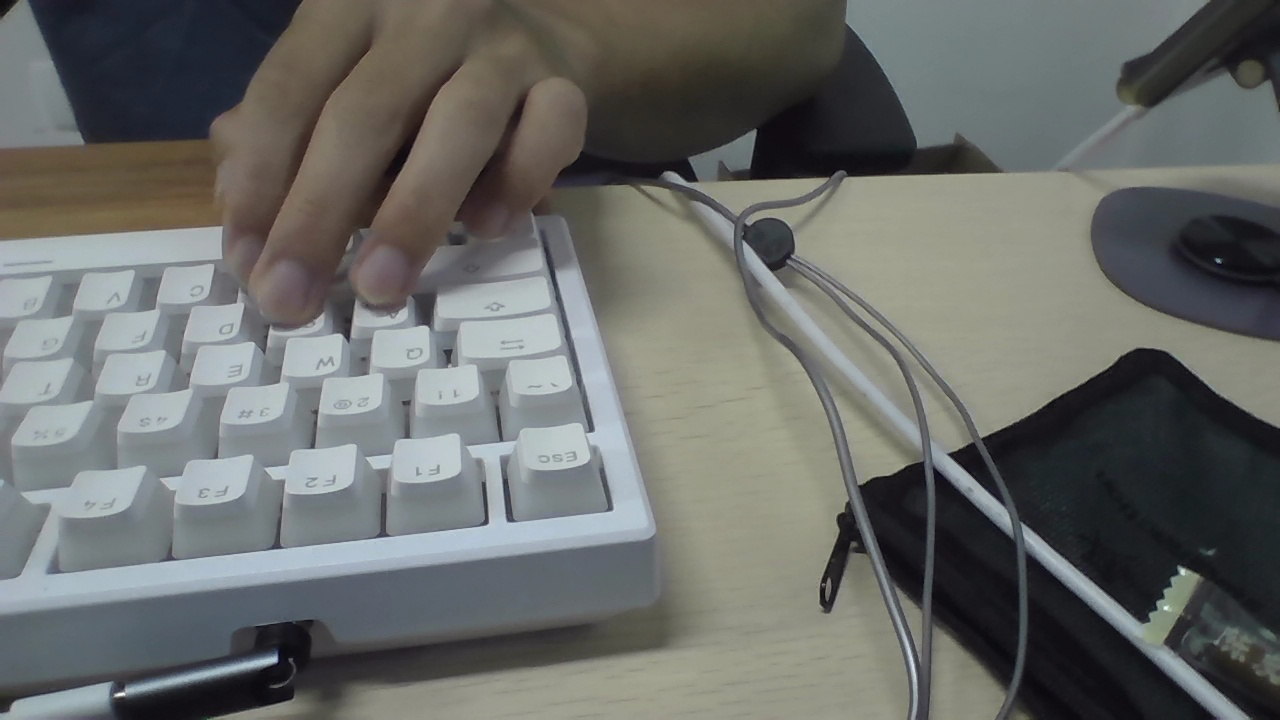
#> input picture assets/lab/week7/ee211-lab-week7-code-materials/introduce_opencv/images/demo.jpg, 1280 x 720 px
$ python image_preprocessing_segmentation.py
#> lines starting #> are read from the running program, lines starting #| are printed output that depends on the picture; after the words box and inside, x2 and y2 are one past the last pixel; in counts of white or black regions, pixels touching at a corner belong together
import cv2
import numpy as np

# Load the image
img = cv2.imread('./images/demo.jpg')
#> img is the input picture: shape (720, 1280, 3); mean B, G, R 104.7, 107.3, 105.2

# Convert the image to grayscale
gray = cv2.cvtColor(img, cv2.COLOR_BGR2GRAY)

# Apply thresholding to segment the image
_, thresholded = cv2.threshold(gray, 128, 255, cv2.THRESH_BINARY)
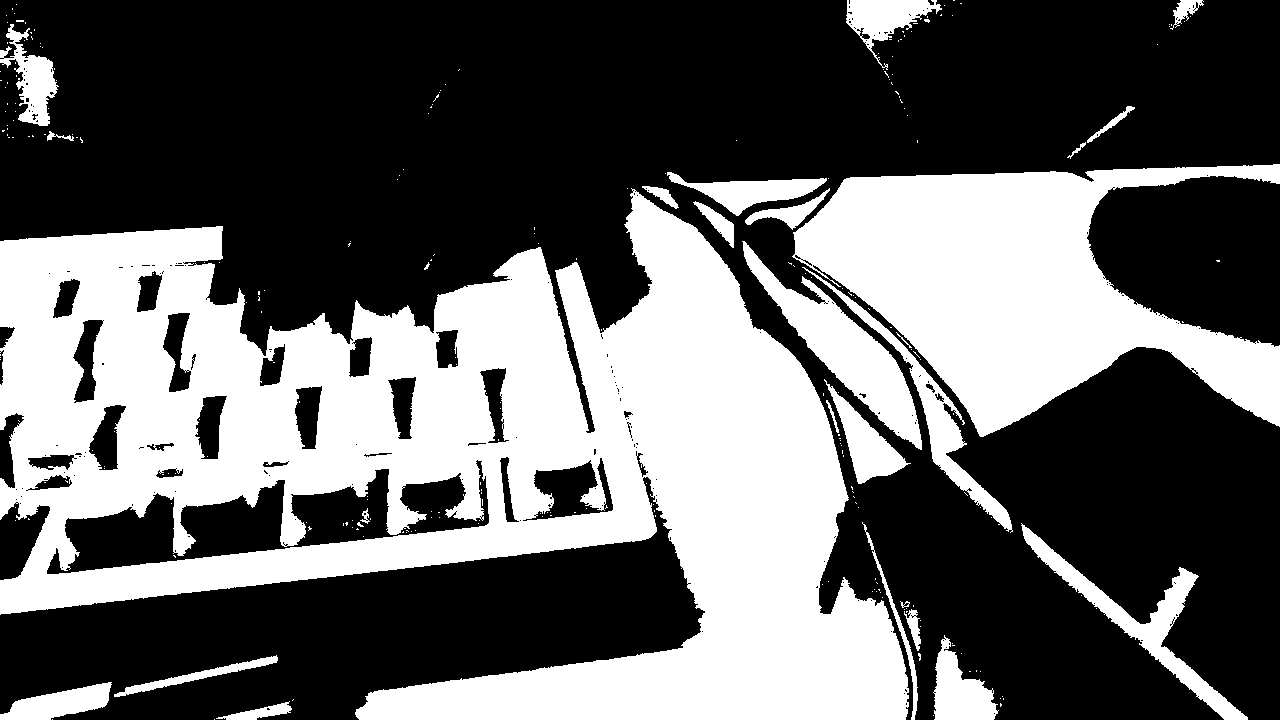
#> thresholded: shape (720, 1280); 38.9% white; 269 white regions (242 under 20 px), largest, box (x1, y1, x2, y2) and area: (0, 188, 909, 720) 248826, (792, 164, 1280, 437) 67386, (742, 241, 922, 450) 9403

# Show the original and thresholded images
cv2.imshow('Original Image', img)
cv2.imshow('Thresholded Image', thresholded)
cv2.waitKey(0)
cv2.destroyAllWindows()
